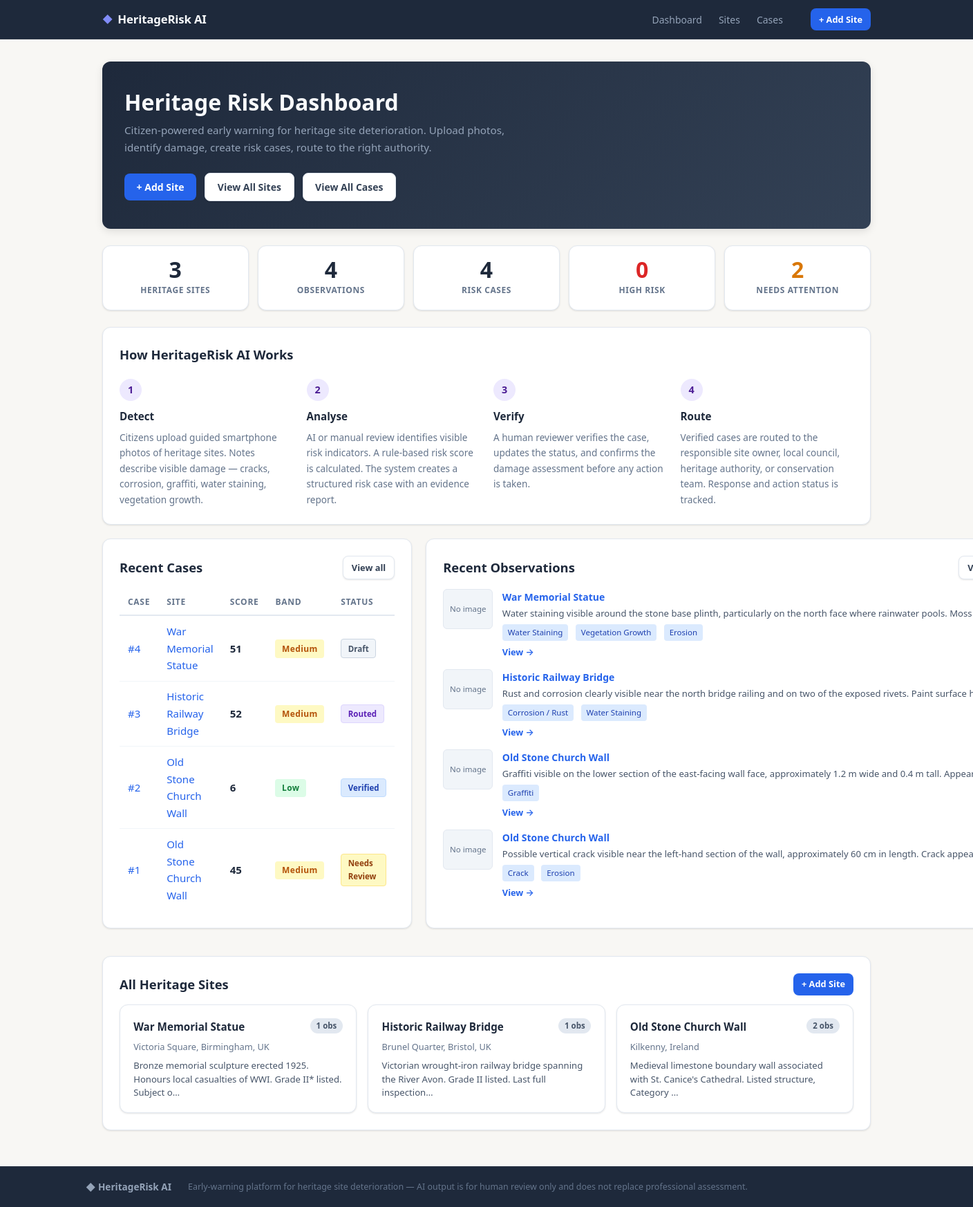
The page / on the database its author committed.
### backend/app/models.py (models this page shows, shortened)
class RiskCase(Base):
    __tablename__ = "risk_cases"
    id: Mapped[int] = mapped_column(Integer, primary_key=True, index=True)
    observation_id: Mapped[int] = mapped_column(
        Integer, ForeignKey("observations.id"), unique=True, nullable=False
    )
    risk_score: Mapped[int] = mapped_column(Integer, nullable=False, default=0)
    risk_band: Mapped[str] = mapped_column(String(20), nullable=False, default="Low")
    status: Mapped[str] = mapped_column(String(50), nullable=False, default="Draft")
    routed_to: Mapped[str] = mapped_column(String(200), nullable=True)
    report_path: Mapped[str] = mapped_column(String(300), nullable=True)
    created_at: Mapped[datetime] = mapped_column(DateTime, default=datetime.utcnow)
    updated_at: Mapped[datetime] = mapped_column(
        DateTime, default=datetime.utcnow, onupdate=datetime.utcnow
    )
    observation: Mapped["Observation"] = relationship("Observation", back_populates="risk_case")
    STATUSES = ["Draft", "Needs Review", "Verified", "Routed", "Closed"]

class Site(Base):
    __tablename__ = "sites"
    id: Mapped[int] = mapped_column(Integer, primary_key=True, index=True)
    name: Mapped[str] = mapped_column(String(200), nullable=False)
    location: Mapped[str] = mapped_column(String(200), nullable=True)
    description: Mapped[str] = mapped_column(Text, nullable=True)
    created_at: Mapped[datetime] = mapped_column(DateTime, default=datetime.utcnow)
    observations: Mapped[list["Observation"]] = relationship(
        "Observation", back_populates="site", cascade="all, delete-orphan"
    )

class Observation(Base):
    __tablename__ = "observations"
    id: Mapped[int] = mapped_column(Integer, primary_key=True, index=True)
    site_id: Mapped[int] = mapped_column(Integer, ForeignKey("sites.id"), nullable=False)
    image_filename: Mapped[str] = mapped_column(String(300), nullable=True)
    notes: Mapped[str] = mapped_column(Text, nullable=True)
    damage_tags: Mapped[str] = mapped_column(String(300), nullable=True, default="")
    severity: Mapped[int] = mapped_column(Integer, nullable=False, default=1)
    created_at: Mapped[datetime] = mapped_column(DateTime, default=datetime.utcnow)
    ai_analysis_status: Mapped[str] = mapped_column(String(20), nullable=True, default="not_run")
    ai_summary: Mapped[str] = mapped_column(Text, nullable=True)
    ai_confidence: Mapped[int] = mapped_column(Integer, nullable=True)
    ai_provider: Mapped[str] = mapped_column(String(50), nullable=True)
    ai_recommended_action: Mapped[str] = mapped_column(Text, nullable=True)
    ai_raw_response: Mapped[str] = mapped_column(Text, nullable=True)
    site: Mapped["Site"] = relationship("Site", back_populates="observations")
    risk_case: Mapped["RiskCase"] = relationship(
        "RiskCase", back_populates="observation", uselist=False, cascade="all, delete-orphan"
    )

### backend/app/main.py (the view)
@app.get("/", response_class=HTMLResponse)
def index(request: Request, db: Session = Depends(get_db)):
    sites = db.query(Site).order_by(Site.created_at.desc()).all()
    all_cases = db.query(RiskCase).order_by(RiskCase.created_at.desc()).all()
    all_obs = db.query(Observation).order_by(Observation.created_at.desc()).all()
    high_risk_cases = [c for c in all_cases if c.risk_band == "High"]
    needs_attention = [
        c for c in all_cases if c.status in ("Draft", "Needs Review")
    ]
    recent_cases = all_cases[:8]
    recent_obs = all_obs[:6]
    seeded = request.query_params.get("seeded") == "1"
    return templates.TemplateResponse(
        "index.html",
        {
            "request": request,
            "sites": sites,
            "total_sites": len(sites),
            "total_obs": len(all_obs),
            "total_cases": len(all_cases),
            "high_risk_count": len(high_risk_cases),
            "needs_attention_count": len(needs_attention),
            "recent_cases": recent_cases,
            "recent_obs": recent_obs,
            "seeded": seeded,
        },
    )

### backend/app/templates/index.html (shortened to what this page needs)
{% extends "base.html" %}
{% block content %}
<section class="hero">
  <div class="hero-text">
    <h1>Heritage Risk Dashboard</h1>
    <p class="hero-sub">
      Citizen-powered early warning for heritage site deterioration.
      Upload photos, identify damage, create risk cases, route to the right authority.
    </p>
    <div class="hero-actions">
      <a class="btn-primary" href="/sites/new">+ Add Site</a>
      <a class="btn-secondary" href="/sites">View All Sites</a>
      <a class="btn-secondary" href="/cases">View All Cases</a>
    </div>
  </div>
</section>
<section class="stats-row">
  <div class="stat-card">
    <span class="stat-number">{{ total_sites }}</span>
    <span class="stat-label">Heritage Sites</span>
  </div>
  <div class="stat-card">
    <span class="stat-number">{{ total_obs }}</span>
    <span class="stat-label">Observations</span>
  </div>
  <div class="stat-card">
    <span class="stat-number">{{ total_cases }}</span>
    <span class="stat-label">Risk Cases</span>
  </div>
  <div class="stat-card stat-card-alert">
    <span class="stat-number">{{ high_risk_count }}</span>
    <span class="stat-label">High Risk</span>
  </div>
  <div class="stat-card stat-card-warn">
    <span class="stat-number">{{ needs_attention_count }}</span>
    <span class="stat-label">Needs Attention</span>
  </div>
</section>
<section class="how-it-works card">
  <h2>How HeritageRisk AI Works</h2>
  <div class="workflow-steps">
    <div class="workflow-step">
      <span class="step-number">1</span>
      <h3>Detect</h3>
      <p>Citizens upload guided smartphone photos of heritage sites. Notes describe visible damage — cracks, corrosion, graffiti, water staining, vegetation growth.</p>
    </div>
    <div class="workflow-step">
      <span class="step-number">2</span>
      <h3>Analyse</h3>
      <p>AI or manual review identifies visible risk indicators. A rule-based risk score is calculated. The system creates a structured risk case with an evidence report.</p>
    </div>
    <div class="workflow-step">
      <span class="step-number">3</span>
      <h3>Verify</h3>
      <p>A human reviewer verifies the case, updates the status, and confirms the damage assessment before any action is taken.</p>
    </div>
    <div class="workflow-step">
      <span class="step-number">4</span>
      <h3>Route</h3>
      <p>Verified cases are routed to the responsible site owner, local council, heritage authority, or conservation team. Response and action status is tracked.</p>
    </div>
  </div>
</section>
<div class="dashboard-grid">
  <div class="card">
    <div class="card-header">
      <h2>Recent Cases</h2>
      <a class="btn-secondary btn-sm" href="/cases">View all</a>
    </div>
    {% if recent_cases %}
    <table>
      <thead>
        <tr><th>Case</th><th>Site</th><th>Score</th><th>Band</th><th>Status</th></tr>
      </thead>
      <tbody>
        {% for case in recent_cases %}
        <tr>
          <td><a href="/cases/{{ case.id }}">#{{ case.id }}</a></td>
          <td><a href="/sites/{{ case.observation.site.id }}">{{ case.observation.site.name }}</a></td>
          <td><strong>{{ case.risk_score }}</strong></td>
          <td><span class="band band-{{ case.risk_band | lower }}">{{ case.risk_band }}</span></td>
          <td><span class="status-badge status-{{ case.status | lower | replace(' ', '-') }}">{{ case.status }}</span></td>
        </tr>
        {% endfor %}
      </tbody>
    </table>
    {% else %}
    <p class="empty">No cases yet. Add a site and observation to get started.</p>
    {% endif %}
  </div>
  <div class="card">
    <div class="card-header">
      <h2>Recent Observations</h2>
      <a class="btn-secondary btn-sm" href="/sites">View sites</a>
    </div>
    {% if recent_obs %}
    <div class="obs-feed">
      {% for obs in recent_obs %}
      <div class="obs-feed-item">
        {% if obs.image_filename %}
        <img class="obs-feed-thumb" src="/uploads/{{ obs.image_filename }}" alt="Observation" />
        {% else %}
        <div class="obs-feed-thumb obs-placeholder">
          <span>No image</span>
        </div>
        {% endif %}
        <div class="obs-feed-body">
          <a class="obs-feed-site" href="/sites/{{ obs.site.id }}">{{ obs.site.name }}</a>
          <p class="obs-feed-notes">{{ (obs.notes or "No notes")[:120] }}{% if obs.notes and obs.notes|length > 120 %}…{% endif %}</p>
          <div class="obs-feed-meta">
            {% for tag in obs.tags_list[:3] %}
            <span class="tag">{{ TAG_LABELS.get(tag, tag) }}</span>
            {% endfor %}
          </div>
          <a class="obs-feed-link" href="/observations/{{ obs.id }}">View →</a>
        </div>
      </div>
      {% endfor %}
    </div>
    {% else %}
    <p class="empty">No observations yet. Select a site and add one.</p>
    {% endif %}
  </div>
</div>
{% if sites %}
<div class="card">
  <div class="card-header">
    <h2>All Heritage Sites</h2>
    <a class="btn-primary btn-sm" href="/sites/new">+ Add Site</a>
  </div>
  <div class="sites-grid">
    {% for site in sites %}
    <a class="site-card" href="/sites/{{ site.id }}">
      <div class="site-card-header">
        <span class="site-card-name">{{ site.name }}</span>
        <span class="badge">{{ site.observations | length }} obs</span>
      </div>
      <span class="site-card-location">{{ site.location or "Location not specified" }}</span>
      {% if site.description %}
      <p class="site-card-desc">{{ site.description[:100] }}{% if site.description|length > 100 %}…{% endif %}</p>
      {% endif %}
    </a>
    {% endfor %}
  </div>
</div>
{% endif %}
{% endblock %}

### backend/app/templates/base.html (shortened to what this page needs)
<!DOCTYPE html>
<html lang="en">
<head>
  <link rel="stylesheet" href="/static/style.css" />
</head>
<body>
  <header>
    <nav class="navbar">
      <a class="brand" href="/">
        <span class="brand-icon">&#9670;</span> HeritageRisk AI
      </a>
      <ul class="nav-links">
        <li><a href="/">Dashboard</a></li>
        <li><a href="/sites">Sites</a></li>
        <li><a href="/cases">Cases</a></li>
      </ul>
      <a class="btn-primary btn-sm nav-cta" href="/sites/new">+ Add Site</a>
    </nav>
  </header>
  <main class="container">
    {% block content %}{% endblock %}
  </main>
  <footer class="site-footer">
    <div class="footer-inner">
      <span class="footer-brand">&#9670; HeritageRisk AI</span>
      <span class="footer-note">
        Early-warning platform for heritage site deterioration &mdash;
        AI output is for human review only and does not replace professional assessment.
      </span>
    </div>
  </footer>
</body>
</html>

### rows shown on the page
RiskCase: id "4", observation.site.name "War Memorial Statue", risk_score "51", risk_band "Medium", status "Draft"
RiskCase: id "3", observation.site.name "Historic Railway Bridge", risk_score "52", risk_band "Medium", status "Routed"
RiskCase: id "2", observation.site.name "Old Stone Church Wall", risk_score "6", risk_band "Low", status "Verified"
RiskCase: id "1", observation.site.name "Old Stone Church Wall", risk_score "45", risk_band "Medium", status "Needs Review"
Observation: shows "No image", site.name "War Memorial Statue", notes "Water staining visible around the stone base plinth, particularly on the north face where rainwater pools. Moss…", get "Water Staining" "Vegetation Growth" "Erosion"
Observation: shows "No image", site.name "Historic Railway Bridge", notes "Rust and corrosion clearly visible near the north bridge railing and on two of the exposed rivets. Paint surface…", get "Corrosion / Rust" "Water Staining"
Observation: shows "No image", site.name "Old Stone Church Wall", notes "Graffiti visible on the lower section of the east-facing wall face, approximately 1.2 m wide and 0.4 m tall.…", get "Graffiti"
Observation: shows "No image", site.name "Old Stone Church Wall", notes "Possible vertical crack visible near the left-hand section of the wall, approximately 60 cm in length. Crack…", get "Crack" "Erosion"
Site: name "War Memorial Statue", observations|length "1", location "Victoria Square, Birmingham, UK", description "Bronze memorial sculpture erected 1925. Honours local casualties of WWI. Grade II* listed. Subject o"
Site: name "Historic Railway Bridge", observations|length "1", location "Brunel Quarter, Bristol, UK", description "Victorian wrought-iron railway bridge spanning the River Avon. Grade II listed. Last full inspection"
Site: name "Old Stone Church Wall", observations|length "2", location "Kilkenny, Ireland", description "Medieval limestone boundary wall associated with St. Canice's Cathedral. Listed structure, Category"

### other values the page prints
{{ total_sites }} "3"
{{ total_obs }} "4"
{{ total_cases }} "4"
{{ high_risk_count }} "0"
{{ needs_attention_count }} "2"
